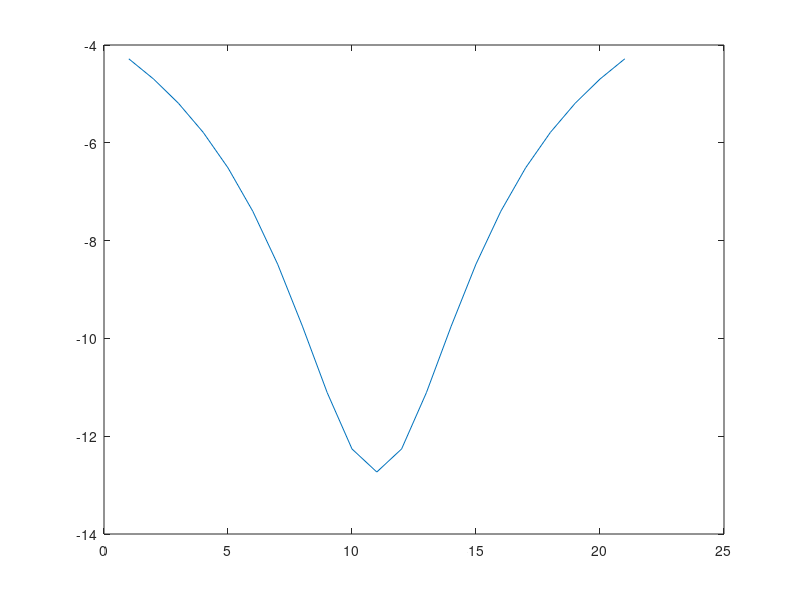

The MATLAB source for this figure: (Note: this script raises an error after producing the figure.)
function [t,Y]=solveOde(dur,IC)

    % parameters
    % ----------------------------------------------------------------
    l_n = 1.5e-4;        % node length [cm]
    D = 20e-4;           % fiber diameter with myelin sheath [cm]
    g_nap = 10;         % sodium channel conductivity [mS/cm^2]
    g_naf = 3000;        %
    g_k = 80;
    g_kf = 0;
    g_l = 7;           % leak channel conductivity [mS/cm^2] 
    e_na = 50.0;
    e_k = -90.0;
    e_l	= -90.0;

    r = 0.07;           % specific resistivity 
    c = 2;             % specific capacity [muF/cm^2]
    rhoa=0.7e6;         %Ohm um
    mycm=0.1 ;
	mygm=0.001;
    k = 1;               % 37?C  k=3^(0.1*T-3.7)
    V_fem = 50;          % Voltage applied in FEM simulation [V]
    polarity = -1;       % -1/+1 ... neg./pos. active electrode
    % ----------------------------------------------------------------
    mysalength=3.0; 
	nodelength=1.0;
    vrest = -80; %Initial Voltage
    % Parameters from neuron file with fiberD 14 (needs to be corrected)
    fiberD=14.0;
    g=0.739 ;
    axonD=10.4 ;
    nodeD=4.7 ;
    mysaD=4.7 ;
    flutD=10.4 ;
    space_p1=0.002;
    space_p2=0.004;
    space_i=0.004;
    deltax=1400 ;
    nl = 140;
    xg = mygm/(nl*2);   %g for membrane
    xc = mycm/(nl*2);   %c for mambrane
    flutlength=56;
    interlength=(deltax-nodelength-(2*mysalength)-(2*flutlength))/6;
    
    c_mysa = c*mysaD*pi*mysalength;
    c_flut = c*flutD*pi*flutlength;
    c_inter = c*axonD*pi*interlength;
    c_node = c*nodeD*pi*nodelength;
    
    c_mysa_m = mycm/nl*mysaD*pi*mysalength;
    c_flut_m = mycm/nl*flutD*pi*flutlength;
    c_inter_m = mycm/nl*axonD*pi*interlength;
    
    g_mysa = 0.001.*mysaD./fiberD;
    g_flut = 0.0001.*flutD./fiberD;
    g_inter = 0.0001.*axonD./fiberD;
    
    
    r_mysa = r*4*mysalength/(mysaD^2*pi);
    r_flut = r*4*flutlength/(flutD^2*pi);
    r_inter = r*4*interlength/(axonD^2*pi);
    r_node = r*4*nodelength/(nodeD^2*pi);
    
    r_pn0=(r*nodelength)/(pi*((((nodeD/2)+space_p1)^2)-((nodeD/2)^2)));
	r_pn1=(r*mysalength)/(pi*((((mysaD/2)+space_p1)^2)-((mysaD/2)^2)));
	r_pn2=(r*flutlength)/(pi*((((flutD/2)+space_p2)^2)-((flutD/2)^2)));
	r_px=(r*interlength)/(pi*((((axonD/2)+space_i)^2)-((axonD/2)^2)));
    
    
    
    %how many nodes to simulate
    N_nodes = 21;
    N_inter = N_nodes-1;
    
    % index values of the dV Vektor
    i_node = [1,N_nodes];
    i_para_m = [i_node(2)+1,i_node(2)+N_nodes];
    i_para_h = [i_para_m(2)+1,i_para_m(2)+N_nodes];
    i_para_p = [i_para_h(2)+1,i_para_h(2)+N_nodes];
    i_para_s = [i_para_p(2)+1,i_para_p(2)+N_nodes];
    i_mysa = [i_para_s(2)+1,i_para_s(2)+N_inter, ...
        i_para_s(2)+N_inter+1,i_para_s(2)+N_inter*2];
    i_flut = [i_mysa(4)+1,i_mysa(4)+N_inter, ... 
        i_mysa(4)+N_inter+1,i_mysa(4)+N_inter*2];
    i_para_n = [i_flut(4)+1,i_flut(4)+N_inter, ...
        i_flut(4)+N_inter+1,i_flut(4)+N_inter*2];
    i_inter = [i_para_n(4)+1,i_para_n(4)+N_inter; ... 
        i_para_n(4)+N_inter+1,i_para_n(4)+N_inter*2; ...
        i_para_n(4)+(2*N_inter)+1,i_para_n(4)+(3*N_inter);...
        i_para_n(4)+(3*N_inter)+1,i_para_n(4)+(4*N_inter);...
        i_para_n(4)+(4*N_inter)+1,i_para_n(4)+(5*N_inter);...
        i_para_n(4)+(5*N_inter)+1,i_para_n(4)+(6*N_inter)];
    i_mysa_b = [i_inter(12)+1,i_inter(12)+N_inter, ...
                i_inter(12)+N_inter+1,i_inter(12)+N_inter*2];
    i_flut_b = [i_mysa_b(4)+1,i_mysa_b(4)+N_inter, ... 
        i_mysa_b(4)+N_inter+1,i_mysa_b(4)+N_inter*2];
    i_inter_b = [i_flut_b(4)+1,i_flut_b(4)+N_inter; ... 
        i_flut_b(4)+N_inter+1,i_flut_b(4)+N_inter*2; ...
        i_flut_b(4)+(2*N_inter)+1,i_flut_b(4)+(3*N_inter);...
        i_flut_b(4)+(3*N_inter)+1,i_flut_b(4)+(4*N_inter);...
        i_flut_b(4)+(4*N_inter)+1,i_flut_b(4)+(5*N_inter);...
        i_flut_b(4)+(5*N_inter)+1,i_flut_b(4)+(6*N_inter)];
    %Dummy Stimulusvoltage
    V_e = zeros(i_inter(6,2),1);
    V_stim = zeros(i_inter(6,2),1);
    q = -80;
    xe = 14000;
    ye = 5000;
    V_stim(1:N_nodes) = electrode(q,xe,ye,((1:N_nodes)-1)*deltax,zeros(1,N_nodes));
    V_stim(i_mysa(1):i_mysa(2)) = electrode(q,xe,ye,((1:N_inter)-1)*deltax+mysalength/2,zeros(1,N_inter));
    V_stim(i_mysa(3):i_mysa(4)) = electrode(q,xe,ye,((1:N_inter))*deltax-mysalength/2,zeros(1,N_inter));
    V_stim(i_flut(1):i_flut(2)) = electrode(q,xe,ye,((1:N_inter)-1)*deltax+mysalength+flutlength/2,zeros(1,N_inter));
    V_stim(i_flut(3):i_flut(4)) = electrode(q,xe,ye,((1:N_inter))*deltax-mysalength-flutlength/2,zeros(1,N_inter));
    V_stim(i_inter(1,1):i_inter(1,2)) = electrode(q,xe,ye,((1:N_inter)-1)*deltax+mysalength+flutlength+interlength/2,zeros(1,N_inter));
    V_stim(i_inter(2,1):i_inter(2,2)) = electrode(q,xe,ye,((1:N_inter)-1)*deltax+mysalength+flutlength+3*interlength/2,zeros(1,N_inter));
    V_stim(i_inter(3,1):i_inter(3,2)) = electrode(q,xe,ye,((1:N_inter)-1)*deltax+mysalength+flutlength+5*interlength/2,zeros(1,N_inter));
    V_stim(i_inter(4,1):i_inter(4,2)) = electrode(q,xe,ye,((1:N_inter)-1)*deltax+mysalength+flutlength+7*interlength/2,zeros(1,N_inter));
    V_stim(i_inter(5,1):i_inter(5,2)) = electrode(q,xe,ye,((1:N_inter)-1)*deltax+mysalength+flutlength+9*interlength/2,zeros(1,N_inter));
    V_stim(i_inter(6,1):i_inter(6,2)) = electrode(q,xe,ye,((1:N_inter)-1)*deltax+mysalength+flutlength+11*interlength/2,zeros(1,N_inter));
    clf();
    V_stim = V_stim.*10e3;
    figure(2);
    plot(1:N_nodes,V_stim(1:N_nodes));
    hold off;
    if (exist('IC','var') == 0)
        IC = zeros(i_inter_b(6,2),1);
    end
    if (exist('dur','var')==0)
        dur = 10;
    end
    
    
    [t,Y] = ode15s(@odeMcIntyr, [0,dur], IC);

    figure(1);
    for i = 1:N_nodes
        V(i,:) = Y(:,i) - 40*i;
    end
    plot(t,V);
    hold off;
    % odeMcIntyr: calculates the first derivative of all parameters of the
    %             McIntyre nerve model
    function dY = odeMcIntyr(t,Y)
        if mod(t,100) < 1
            V_e = V_stim;
        else
            V_e = zeros(i_inter(6,2),1);
        end
        dY = zeros(length(Y),1);
        inter = zeros(N_inter,6);
        inter_b = zeros(N_inter,6);
        
        node = Y(i_node(1):i_node(2));
        para_m = Y(i_para_m(1):i_para_m(2));
        para_h = Y(i_para_h(1):i_para_h(2));
        para_p = Y(i_para_p(1):i_para_p(2));
        para_s = Y(i_para_s(1):i_para_s(2));
        mysa_l = Y(i_mysa(1):i_mysa(2));
        mysa_r = Y(i_mysa(3):i_mysa(4));
        flut_l = Y(i_flut(1):i_flut(2));
        flut_r = Y(i_flut(3):i_flut(4));
        para_n_l = Y(i_para_n(1):i_para_n(2));
        para_n_r = Y(i_para_n(3):i_para_n(4));
        inter(:,1) = Y(i_inter(1,1):i_inter(1,2));
        inter(:,2) = Y(i_inter(2,1):i_inter(2,2));
        inter(:,3) = Y(i_inter(3,1):i_inter(3,2));
        inter(:,4) = Y(i_inter(4,1):i_inter(4,2));
        inter(:,5) = Y(i_inter(5,1):i_inter(5,2));
        inter(:,6) = Y(i_inter(6,1):i_inter(6,2));
        
        mysa_l_b = Y(i_mysa_b(1):i_mysa_b(2));
        mysa_r_b = Y(i_mysa_b(3):i_mysa_b(4));
        flut_l_b = Y(i_flut_b(1):i_flut_b(2));
        flut_r_b = Y(i_flut_b(3):i_flut_b(4));
        inter_b(:,1) = Y(i_inter_b(1,1):i_inter_b(1,2));
        inter_b(:,2) = Y(i_inter_b(2,1):i_inter_b(2,2));
        inter_b(:,3) = Y(i_inter_b(3,1):i_inter_b(3,2));
        inter_b(:,4) = Y(i_inter_b(4,1):i_inter_b(4,2));
        inter_b(:,5) = Y(i_inter_b(5,1):i_inter_b(5,2));
        inter_b(:,6) = Y(i_inter_b(6,1):i_inter_b(6,2));  
        
        
        %axonnode current
        % what to do at first and last node??
        [Iax,dpara_m,dpara_h,dpara_p,dpara_s] = axnode(node,para_m,...
                                                para_h,para_p,para_s);
        dnode = cableEq(Iax,node,[node(1);mysa_l],...
            [mysa_r;node(N_nodes)],V_e(i_node(1):i_node(2)),...
            [V_e(1);mysa_l_b],[mysa_r_b;V_e(N_nodes)],...
            r_node,r_mysa,r_mysa,c_node);
        
        
        %MYSA current
        Imy_l = mysa(mysa_l);
        Imy_r = mysa(mysa_r);
        
        dmysa_l = cableEq(Imy_l,mysa_l,node(1:N_inter),flut_l, ...
                          mysa_l_b,V_e(i_node(1):i_node(2)-1), ...
                          flut_l_b,r_mysa,r_node,r_flut,c_mysa);
        dmysa_r = cableEq(Imy_r,mysa_r,node(2:N_nodes),flut_r, ...
                          mysa_r_b,V_e(i_node(1)+1:i_node(2)), ...
                          flut_r_b,r_mysa,r_node,r_flut,c_mysa);
        
        %currents between myelin and node at mysa regions
        Imy_l_b = -Imy_l + passiveCurrent(mysa_l_b,xg,...
            V_e(i_mysa(1):i_mysa(2)));
        Imy_r_b = -Imy_r + passiveCurrent(mysa_r_b,xg,...
            V_e(i_mysa(3):i_mysa(4)));
        
        dmysa_l_b = extracellular(Imy_l_b,mysa_l_b,V_e(1:N_inter),flut_l_b, ...
                            r_pn1,r_pn0,r_pn2,c_mysa_m);
        
        dmysa_r_b = extracellular(Imy_r_b,mysa_r_b,V_e(2:N_nodes),flut_r_b, ...
                            r_pn1,r_pn0,r_pn2,c_mysa_m);
                        
        %FLUT currents
        Ifl_l = flut(flut_l);
        Ifl_r = flut(flut_r);
        
        %FLUT potassium currents
        [Ifl_lp, dpara_n_l] = flutPotassium(flut_l,para_n_l);
        Ifl_l = Ifl_l + Ifl_lp;
        [Ifl_rp, dpara_n_r] = flutPotassium(flut_r,para_n_r);
        Ifl_r = Ifl_r + Ifl_rp;
        
        dflut_l = cableEq(Ifl_l,flut_l,mysa_l,inter(:,1), ...
                          flut_l_b,mysa_l_b,inter_b(:,1), ...
                          r_flut,r_mysa,r_inter,c_flut);
        dflut_r = cableEq(Ifl_l,flut_r,mysa_r,inter(:,6), ...
                          flut_r_b,mysa_r_b,inter_b(:,6), ...
                          r_flut,r_mysa,r_inter,c_flut);
        
        %currents between myelin and node at flut regions
        Ifl_l_b = -Ifl_l + passiveCurrent(flut_l_b,xg, ...
                                            V_e(i_flut(1):i_flut(2)));
        Ifl_r_b = -Ifl_r + passiveCurrent(flut_r_b,xg, ...
                                            V_e(i_flut(3):i_flut(4)));
        
        dflut_l_b = extracellular(Ifl_l_b,flut_l_b,mysa_l_b,inter_b(:,1), ...
                    r_pn2,r_pn1,r_px,c_flut_m);
        dflut_r_b = extracellular(Ifl_r_b,flut_r_b,mysa_r_b,inter_b(:,1), ...
                   r_pn2,r_pn1,r_px,c_flut_m);              
        
        %internode currents
        Iin = internodes(inter);
        inter2 = [flut_l,inter,flut_r];
        inter2b = [flut_l_b,inter_b,flut_r_b];
        
        Vi = [i_flut(1:2);i_inter;i_flut(3:4)];
        res = ones(6,1)*r_inter;
        res = [r_flut;res;r_flut];
        dinter = zeros(N_inter,6);
        for j = 2:7
            dinter(:,j-1) = cableEq(Iin(:,j-1),inter2(:,j),inter2(:,j-1),...
                        inter2(:,j+1),inter2b(:,j),inter2b(:,j-1),...
                        inter2b(:,j+1),res(j),res(j-1),res(j+1),c_inter);
        end
        
        Iin_b = passiveCurrent(inter_b,xg,[V_e(i_inter(1,1):i_inter(1,2)),...
            V_e(i_inter(2,1):i_inter(2,2)),V_e(i_inter(3,1):i_inter(3,2)),...
            V_e(i_inter(4,1):i_inter(4,2)),V_e(i_inter(5,1):i_inter(5,2)),...
            V_e(i_inter(6,1):i_inter(6,2))]);
        Iin_b = -Iin + Iin_b;
        res = [r_pn2;ones(6,1)*r_px;r_pn2];
        
        dinter_b = zeros(N_inter,6);
        for j = 2:7
            dinter_b(:,j-1) = extracellular(Iin_b(:,j-1),inter2b(:,j),...
                        inter2b(:,j-1),inter2b(:,j+1), ...
                        res(j),res(j-1),res(j+1),c_inter_m);
        end
        
        %finally assemble derivatives into an
        dY=[dnode;dpara_m;dpara_h;dpara_p;dpara_s;dmysa_l;dmysa_r;...
            dflut_l;dflut_r;dpara_n_l;dpara_n_r;dinter(:,1); ...
            dinter(:,2);dinter(:,3);dinter(:,4);dinter(:,5);...
            dinter(:,6);dmysa_l_b;dmysa_r_b;dflut_l_b;dflut_r_b;...
            dinter_b(:,1);dinter_b(:,2);dinter_b(:,3);...
            dinter_b(:,4);dinter_b(:,5);dinter_b(:,6)];
        
    end
    
    % cableEq: calculates the cable-equation
    function dV = cableEq(I,V,V1,V2,Ve,Ve1,Ve2,Ra,Ra1,Ra2,C)
        dV = (-I + (V1-V)./(Ra1./2+Ra./2) + (V2-V)./(Ra2./2+Ra./2) + ...
              (Ve1-Ve)./(Ra1./2+Ra./2) + (Ve2-Ve)./(Ra2./2+Ra./2))./C;
    end

    % extracellular: extracellular currents similar to the Neuron function
    %                with the same name
    function dV = extracellular(I,V,V1,V2,Ra,Ra1,Ra2,C)
       dV = (-I + (V1-V)./(Ra1./2+Ra./2) + (V2-V)./(Ra2./2+Ra./2))./C;
       
    end
   
    
    % axnode: calculation of the currents of the axon
    function [I,dm,dh,dp,ds] = axnode(V,m,h,p,s)
        
        m_alpha = (6.57 .* (V+20.4))./(1-exp(-(V+20.4)./10.3));
        m_beta = (0.304 .* (-(V+25.7)))./(1-exp((V+25.7)./9.16));
        h_alpha = (0.34 .* (-(V+114)))./(1-exp((V+114)./11));
        h_beta = 12.6./(1+exp(-(V+31.8)./13.4));

        p_alpha = (0.0353 .* (V+27))./(1-exp(-(V+27)./10.2));
        p_beta = (0.000883 .* (-(V+34)))./(1-exp((V+34)./10));

        s_alpha = 0.3./(1+exp((V+53)./-5));
        s_beta = 0.03./(1+exp((V+90)./-1));

        %first derivatives of m, h, p, s
        dm = dpdt(m_alpha,m_beta,m);
        dh = dpdt(h_alpha,h_beta,h);
        dp = dpdt(p_alpha,p_beta,p);
        ds = dpdt(s_alpha,s_beta,s);

        I_Naf = g_naf.*m.^3.*h.*(V-e_na);       %Fast Sodium current
        I_Nap = g_nap.*p.^3.*(V-e_na);          %Persistent Sodium current
        I_Ks = g_k.*s.*(V-e_k);                 %Slow Potassium current
        I_Lk = passiveCurrent(V,g_l,e_l);       %Leakage current
        I = I_Naf + I_Nap + I_Ks + I_Lk;        %Sum of all nodal currents
    end

    % flutPotassim: flut potassium current
    function [I,dn] = flutPotassium(V,n)
        n_alpha = (0.0462 .* (V+83.2))./(1-exp(-(V+83.2)./1.1));
        n_beta = (0.0824 .* (-(V+66))) ./ (1-exp((V+66)./10.5));
        
        dn = dpdt(n_alpha,n_beta,n);
        
        I_Kf = g_kf.*n.^4.*(V-e_k);
        
        I = I_Kf; 
    end

    % flut: simple flut current
    function I = flut(V)
        g=g_flut;
        e=vrest;
        I = passiveCurrent(V,g,e);
    end
    
    % mysa: simple mysa current
    function I = mysa(V)
        g=g_mysa;
        e=vrest;
        I = passiveCurrent(V,g,e);
    end

    % inter: currents of the internode
    function I = internodes(V)
        g=g_inter;
        e=vrest;
        I = passiveCurrent(V,g,e);
    end

    % passiveCurrent: calculation of the passive current
    function I = passiveCurrent(V,g,e)
        I = g.*(V-e);
    end

    % dpdt: calculates the derivative of the of the parameter according to
    %       alpha, beta and the previous value
    function dp = dpdt(alpha, beta, para)
        dp = alpha.*(1-para)-beta.*para;
    end


    function V = electrode(q,xe,ye,x,y )
        d = sqrt((xe-x).^2+(ye-y).^2);
        V = q./(4.*pi.*d);
    end

end